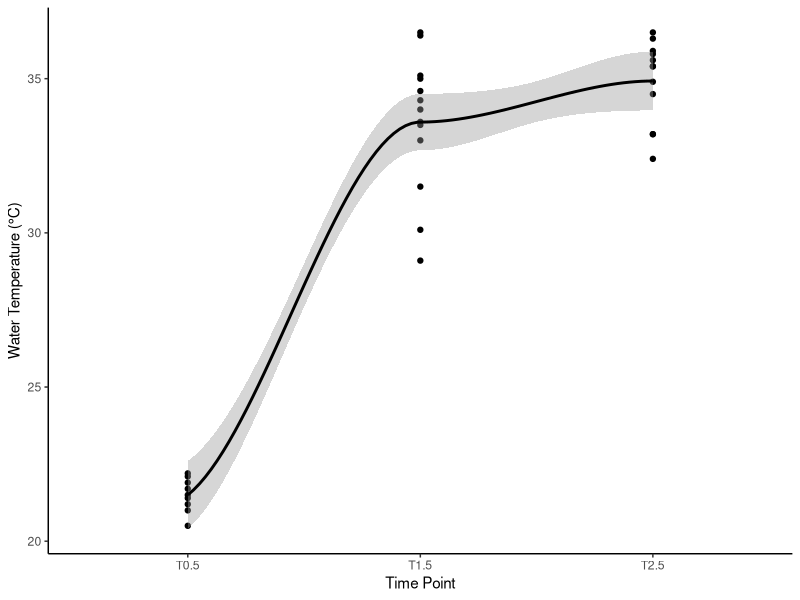
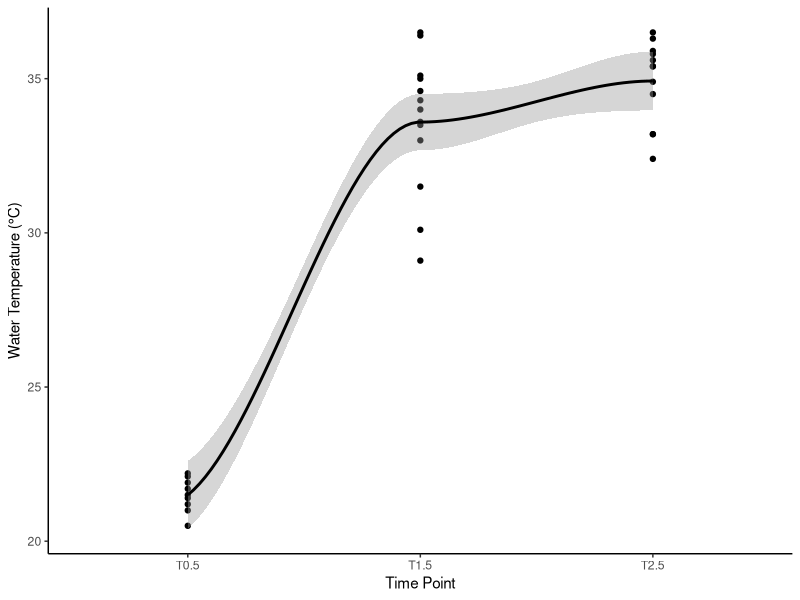

Recreate these plots in R, in order.
## ---- chunk 1
knitr::opts_chunk$set(echo = TRUE, warning = FALSE, message = FALSE)
## ---- chunk 2
library(MASS) 
library(tidyverse)
library(ggplot2)
library(readxl)
library(cowplot)
library(lme4)
library(lmerTest)
library(car)
library(effects)
library(emmeans)
library(tools)
## ---- chunk 3
temps<-read_excel(path="taylor-shellfish-sept2025/data/temperature/temperature.xlsx")%>%mutate(date=as.character(date))

temp_plot<-temps%>%
  ggplot(aes(x=timepoint, y=temperature))+
  geom_point()+
  geom_smooth(aes(group=1), colour="black")+
  theme_classic()+
  ylab("Water Temperature (°C)")+
  xlab("Time Point");temp_plot

ggsave(temp_plot, filename="taylor-shellfish-sept2025/figures/temperature_plot_wells.png", width=4, height=4)
## ---- chunk 4
temps%>%
  group_by(timepoint)%>%
  summarise(mean=mean(temperature), se=sd(temperature)/sqrt(length(temperature)))
